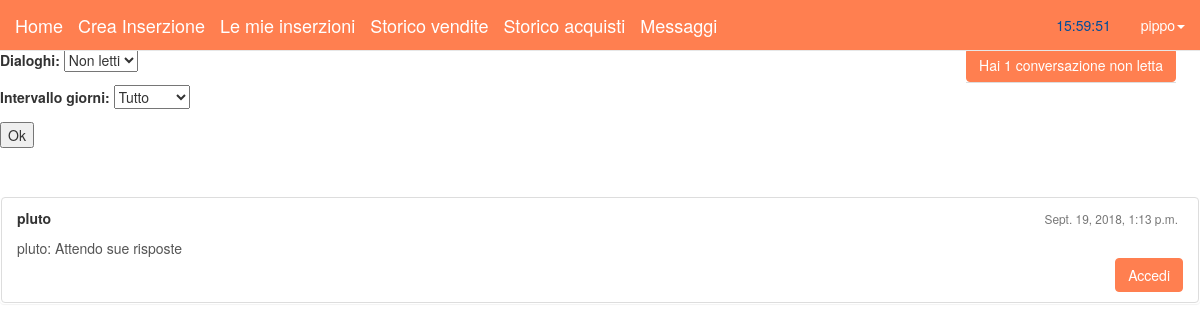
The page /messaggi/ (signed in) on the database its author committed.
### utenti/models.py (models this page shows)
class Profile(models.Model):
	user = models.OneToOneField(User, on_delete=models.CASCADE)
	email_confirmed = models.BooleanField(default=False)
	phone_regex = RegexValidator(regex=r'^\+?1?\d{9,15}$', message="Formato numero di telefono: '+999999999', con un massimo di 15 cifre.")
	phone_number = models.CharField(validators=[phone_regex], max_length=17, blank=True)
	temporizzazione_giorni = models.PositiveIntegerField(default=0)
	temporizzazione_data = models.DateTimeField(auto_now_add=True)
	vote_count = models.PositiveIntegerField(default=0)
	vote_total = models.PositiveIntegerField(default=0)
	vote_average = models.DecimalField(max_digits=2, decimal_places=1, default=Decimal(0.0))
	def __str__(self):
		return self.user.username

### messaggi/models.py (models this page shows, shortened)
class Chat(models.Model):
    members = models.ManyToManyField(Profile)
    date = models.DateTimeField(auto_now_add=True)
    class Meta:
        ordering=['-date']

class Message(models.Model):
    chat = models.ForeignKey(Chat)
    author = models.ForeignKey(Profile)
    message = models.TextField()
    pub_date = models.DateTimeField(default=timezone.now)
    is_readed = models.BooleanField(default=False)
    class Meta:
        ordering=['pub_date']

### messaggi/views.py (the view, shortened to what this page needs)
# urls.py: url(r'^messaggi/$', login_required(views.DialogsView.as_view()), name='dialoghi'),
class DialogsView(View):
	def get(self, request):
		user = Profile.objects.get(user=request.user)
		message = Message.objects.filter(chat__members__in=[request.user.id], is_readed=False).exclude(author=user)
		chats = Chat.objects.filter(message__in=message).distinct()
		return render(request, 'messaggi/dialoghi.html', {'user_profile': user, 'chats': chats, 'form':FiltroMessageForm(initial={'filtro_dialoghi': False})})

### messaggi/forms.py
class FiltroMessageForm(forms.Form):
	giorni = (
			(0,'Tutto'),
			(1,'1 giorno'),
			(30,'30 giorni'),
			(60,'60 giorni')
			)
	filtro=[('tutto','Tutto'),
			(False,'Non letti')]
	filtro_dialoghi = forms.ChoiceField(choices=filtro, label="Dialoghi")
	filtro_giorni = forms.ChoiceField(choices=giorni, label="Intervallo giorni")

### messaggi/context_processors.py (called while the page is built)
def nuovi_dialoghi_count(request):
	count = 0
	if request.user.is_authenticated():
		chats = Chat.objects.filter(members__in=[request.user.id])
		profile = Profile.objects.get(user=request.user)
		if chats:
			for chat in chats:
				if Message.objects.filter(chat=chat.id, is_readed=False).exclude(author=profile).count():
					count = count + 1
					continue
	return {"nuovi_dialoghi_count":count}

### messaggi/templatetags/get_companion.py (called while the page is built)
@register.simple_tag
def get_companion(user, chat):
	for u in chat.members.all():
		if u != user:
			return u
	return None

### messaggi/templates/messaggi/dialoghi.html (shortened to what this page needs)
{% include "base.html" %}
{% load static %}
{% load tz %}
{% load get_companion %}
<form method="post">{% csrf_token %}
    {{ form.as_p }}
<input type="submit" value="Ok">
</form>
<div class="panel" style="margin-top: 4%">
    {% for chat in chats %}
        {% if chat.message_set.count != 0 %}
            {% with last_message=chat.message_set.last %}
                {% get_companion user_profile chat as companion %}
                <a class="list-group-item">
                    <div class="reply-body">
                        <ul class="list-inline">
                            <li class="drop-left-padding">
                                <strong class="list-group-item-heading">{{ companion.user.username }}</strong>
                            </li>
                            <li class="pull-right text-muted"><small>{{ chat.date }}</small></li>
                        </ul>
                        <div>
                            <div class="attached-reply-body">{{ last_message.author }}: {{ last_message.message|truncatechars_html:"200"|safe|striptags }}</div>
                        </div>
    					<form class="text-right method="get" action="{% url "messaggi:crea_dialogo"  companion.user.id %}">{% csrf_token %}
    						<input style="background-color:#FF7F50;border-color:#FF7F50" type="submit" value="Accedi" class="btn btn-primary">
    					</form>
                    </div>
                </a>
            {% endwith %}
        {% endif %}
    {% endfor %}
</div>

### templates/navbar.html (shortened to what this page needs)
{% load static %}
<body onload="startTime()">
	<nav class="navbar navbar-default navbar-fixed-top" role="navigation" style="margin-bottom: 0px; background-color: #FF7F50;">
	  <div class="container-fluid">
	    <div class="navbar-header">
	      <a class="navbar-brand" href="{% url 'inserzioni:lista_prodotti' %}" style="color: #ffffff">Home</a>
	      {% if request.user.is_authenticated %}
	        <a class="navbar-brand" href="{% url 'inserzioni:crea_inserzione' %}" style="color: #ffffff">Crea Inserzione</a>
	        <a class="navbar-brand" href="{% url 'inserzioni:lista_mie_inserzioni' %}" style="color: #ffffff">Le mie inserzioni</a>
	        <a class="navbar-brand" href="{% url 'ordini:storico_vendite_ordine' %}" style="color: #ffffff">Storico vendite</a>
	        <a class="navbar-brand" href="{% url 'ordini:storico_acquisti_ordine' %}" style="color: #ffffff">Storico acquisti</a>
	        <a class="navbar-brand" href="{% url 'messaggi:dialoghi' %}" style="color: #ffffff">Messaggi</a>
	      {% endif %}
	    </div>
	    <div class="collapse navbar-collapse" id="bs-example-navbar-collapse-1">
	      <ul class="nav navbar-nav navbar-right">
	          {% if request.user.is_authenticated %}
				<li><a style="color: #004c99" id="orologio"></a></li>
	            <li class="dropdown"><a href="#" class="dropdown-toggle" data-toggle="dropdown" style="color: #ffffff">{{ request.user.username }}<b class="caret"></b></a>
	          {% else %}
	              <li class="divider"></li>
	              <li><a style="color: #004c99" id="orologio"></a></li>
	              <li><a href="{% url 'utenti:login' %}" style="color: #ffffff">Login</a></li>
	              <li><a href="{% url 'utenti:signup' %}" style="color: #ffffff">Registrati</a></li>
	            </ul>
	          {% endif %}
	        </li>
	      </ul>
	    </div>
	  </div>
	</nav>
</body>

### rows shown on the page
Chat: date "Sept. 19, 2018, 1:13 p.m.", message_set.last.author "pluto", message_set.last.message "Attendo sue risposte"
Profile: user.username "pluto"

### other values the page prints
{{ request.user.username }} "pippo"
{{ nuovi_dialoghi_count }} "1"
